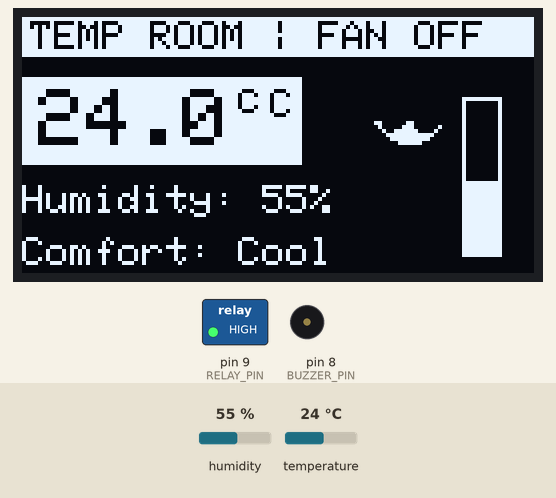
Simulated run of this sketch. Board: Arduino Uno, built with avr-gcc and run on an emulated ATmega328P. On the bench: 128×64 one-colour display, switched loads named in the sketch (green lamp = pin HIGH), buzzer (waves = sounding, pin HIGH). The test bench sets the inputs (shaded band); at power-on: temperature 24 °C, humidity 55 %.

Above: at 2.7 s.
2.8 s: temperature set to 28 °C
At 4.8 s:
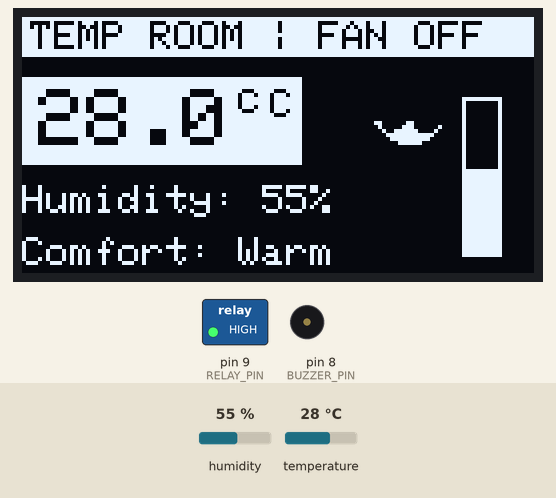
5.5 s: temperature set to 31 °C
At 5.79 s:
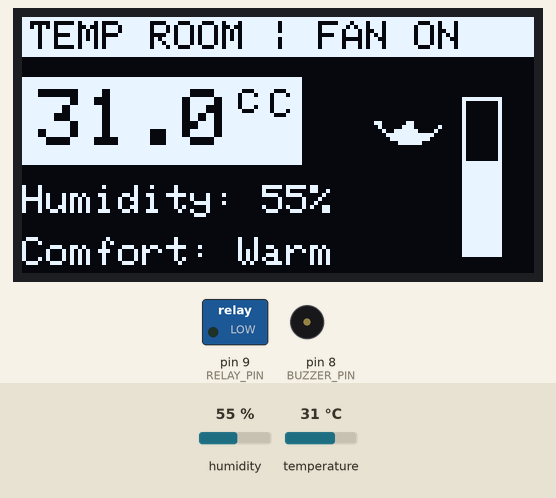
8.2 s: temperature set to 38 °C
At 9.88 s:
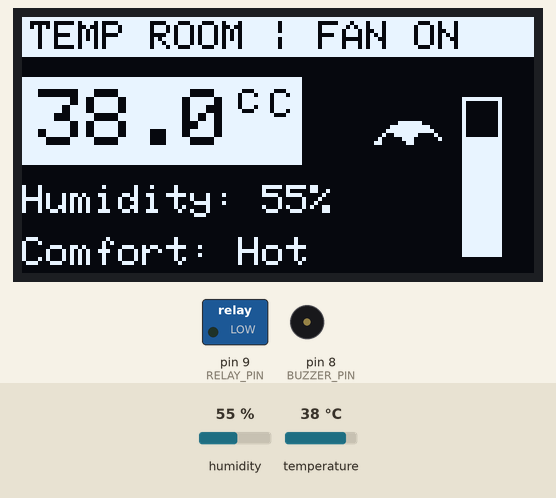
11.8 s: temperature set to 41 °C
At 11.92 s:
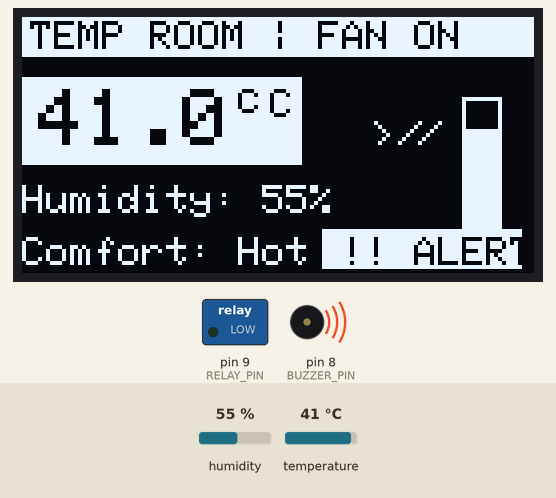
14.5 s: temperature set to 12 °C
At 16.2 s:
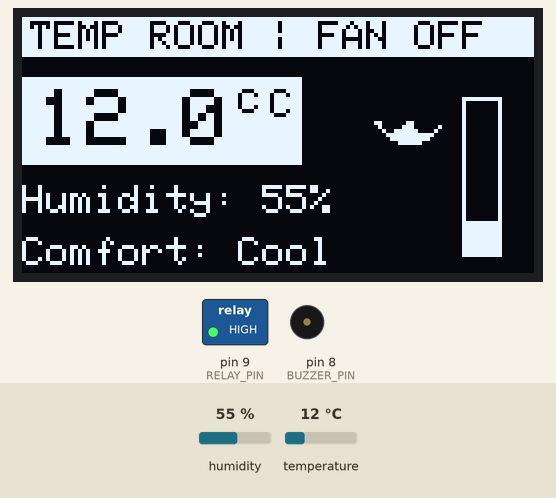
17.4 s: humidity set to 22 %
At 19.3 s:
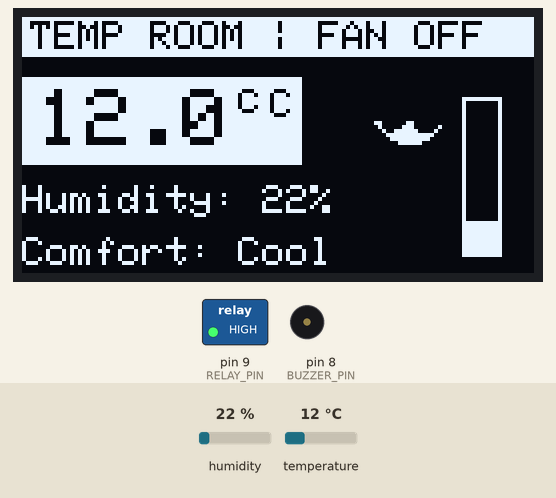
Timing chart, 0 to 20.8 s (numbered marks = the images above; inputs shaded):
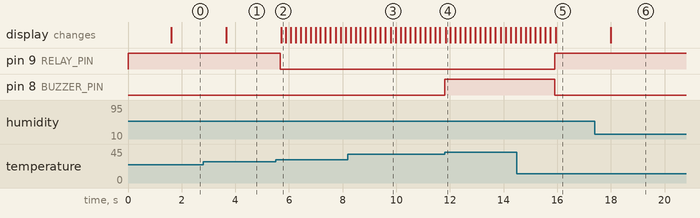

The sketch:

v1.ino
```cpp
#include <Wire.h>
#include <Adafruit_GFX.h>
#include <Adafruit_SSD1306.h>
#include <DHT.h>

#define DHTPIN 2
#define DHTTYPE DHT11
#define RELAY_PIN 9
#define BUZZER_PIN 8

#define SCREEN_WIDTH 128
#define SCREEN_HEIGHT 64
Adafruit_SSD1306 display(SCREEN_WIDTH, SCREEN_HEIGHT, &Wire, -1);

DHT dht(DHTPIN, DHTTYPE);

const float FAN_ON_TEMP = 30.0;
const float BUZZER_ON_TEMP = 40.0;

// 4 fan animation frames
const unsigned char PROGMEM fanFrames[4][24] = {
  {0b00000000,0b00000000,0b00000000,
   0b00011000,0b00011000,0b00000000,
   0b00001000,0b00111000,0b00010000,
   0b00000100,0b11111100,0b00100000,
   0b00000011,0b11111111,0b11000000,
   0b00000001,0b11111111,0b10000000,
   0b00000000,0b01111110,0b00000000},

  {0b00000000,0b00000000,0b00000000,
   0b00010000,0b00000010,0b00010000,
   0b00001000,0b00000100,0b00100000,
   0b00000100,0b00001000,0b01000000,
   0b00000010,0b00010000,0b10000000,
   0b00000100,0b00100001,0b00000000,
   0b00001000,0b01000010,0b00000000},

  {0b00000000,0b00000000,0b00000000,
   0b00000000,0b01111110,0b00000000,
   0b00000001,0b11111111,0b10000000,
   0b00000011,0b11111111,0b11000000,
   0b00000100,0b11111100,0b00100000,
   0b00001000,0b00111000,0b00010000,
   0b00011000,0b00011000,0b00000000},

  {0b00000000,0b00000000,0b00000000,
   0b00001000,0b01000010,0b00000000,
   0b00000100,0b00100001,0b00000000,
   0b00000010,0b00010000,0b10000000,
   0b00000100,0b00001000,0b01000000,
   0b00001000,0b00000100,0b00100000,
   0b00010000,0b00000010,0b00010000}
};

// small °C symbol bitmap (7x7)
const unsigned char PROGMEM degreeCBitmap[] = {
  0b01110000,
  0b10001000,
  0b10000000,
  0b10000000,
  0b10001000,
  0b01110000,
  0b00000000
};

int frame = 0;

void setup() {
  Serial.begin(9600);
  dht.begin();
  pinMode(RELAY_PIN, OUTPUT);
  pinMode(BUZZER_PIN, OUTPUT);
  digitalWrite(RELAY_PIN, HIGH);
  digitalWrite(BUZZER_PIN, LOW);

  if (!display.begin(SSD1306_SWITCHCAPVCC, 0x3C)) {
    Serial.println("OLED init failed");
    while (1);
  }

  display.clearDisplay();
  display.setTextColor(SSD1306_WHITE);
  display.setTextSize(1);
  display.setCursor(20, 25);
  display.println("Smart Temp Room");
  display.display();
  delay(1500);
}

void loop() {
  float temp = dht.readTemperature();
  float hum = dht.readHumidity();

  if (isnan(temp) || isnan(hum)) {
    Serial.println("Sensor fail");
    delay(1000);
    return;
  }

  bool fanOn = false;
  bool alarmOn = false;

  const int RELAY_ON = LOW;
  const int RELAY_OFF = HIGH;

  if (temp >= BUZZER_ON_TEMP) {
    digitalWrite(RELAY_PIN, RELAY_ON);
    digitalWrite(BUZZER_PIN, HIGH);
    fanOn = true;
    alarmOn = true;
  } else if (temp >= FAN_ON_TEMP) {
    digitalWrite(RELAY_PIN, RELAY_ON);
    digitalWrite(BUZZER_PIN, LOW);
    fanOn = true;
  } else {
    digitalWrite(RELAY_PIN, RELAY_OFF);
    digitalWrite(BUZZER_PIN, LOW);
  }

  // ===== OLED DISPLAY SECTION =====
  display.clearDisplay();

  // Highlight box behind header
  display.fillRect(0, 0, 128, 10, SSD1306_WHITE);
  display.setTextColor(SSD1306_BLACK);
  display.setCursor(2, 1);
  display.print("TEMP ROOM | ");
  display.print(fanOn ? "FAN ON" : "FAN OFF");
  display.setTextColor(SSD1306_WHITE);

  // Highlight for temperature reading
  display.fillRect(0, 15, 70, 22, SSD1306_WHITE);
  display.setTextColor(SSD1306_BLACK);
  display.setTextSize(2);
  display.setCursor(4, 18);
  display.print(temp, 1);

  // Custom °C symbol
  display.drawBitmap(54, 18, degreeCBitmap, 7, 7, SSD1306_BLACK);
  display.setTextColor(SSD1306_BLACK);
  display.setCursor(62, 18);
  display.setTextSize(1);
  display.print("C");
  display.setTextColor(SSD1306_WHITE);

  // Humidity text
  display.setTextSize(1);
  display.setCursor(0, 42);
  display.print("Humidity: ");
  display.print(hum, 0);
  display.print("%");

  // Thermometer bar (right side)
  int barHeight = map(temp, 0, 50, 0, 40);
  display.drawRect(110, 20, 10, 40, SSD1306_WHITE);
  display.fillRect(110, 60 - barHeight, 10, barHeight, SSD1306_WHITE);

  // Fan animation
  if (fanOn) {
    display.drawBitmap(85, 25, fanFrames[frame], 24, 7, SSD1306_WHITE);
    frame = (frame + 1) % 4;
  } else {
    display.drawBitmap(85, 25, fanFrames[0], 24, 7, SSD1306_WHITE);
  }

  // Comfort message
  display.setCursor(0, 55);
  if (temp < 25) display.print("Comfort: Cool");
  else if (temp < 35) display.print("Comfort: Warm");
  else display.print("Comfort: Hot");

  // Alert if temp too high
  if (alarmOn) {
    display.fillRect(75, 53, 50, 10, SSD1306_WHITE);
    display.setTextColor(SSD1306_BLACK);
    display.setCursor(80, 55);
    display.print("!! ALERT !!");
    display.setTextColor(SSD1306_WHITE);
  }

  display.display();
  delay(150);
}
```

Measured:
- the behaviour switches between 29 and 30 °C on temperature (found by bisection; images 1 and 2)
- the behaviour switches between 39 and 40 °C on temperature (found by bisection; images 3 and 4)
- after the input at 2.8 s, the display: changes after 0.86 s (image 1)
- after the input at 5.5 s, pin 9 (RELAY_PIN): HIGH → LOW after 0.17 s; the display: changes after 0.20 s (image 2)
- after the input at 8.2 s, the display: first differs from a run without the input after 1.6 s (image 3)
- after the input at 11.8 s, pin 8 (BUZZER_PIN): LOW → HIGH at once; the display: changes at once (image 4)
- after the input at 14.5 s, pin 9 (RELAY_PIN): LOW → HIGH after 1.4 s; pin 8 (BUZZER_PIN): HIGH → LOW after 1.4 s; the display: first differs from a run without the input after 1.5 s (image 5)
- after the input at 17.4 s, the display: changes after 0.59 s (image 6)
